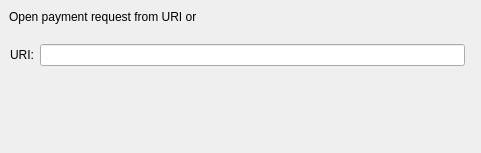
<?xml version="1.0" encoding="UTF-8"?>
<ui version="4.0">
 <class>OpenURIDialog</class>
 <widget class="QDialog" name="OpenURIDialog">
  <property name="geometry">
   <rect>
    <x>0</x>
    <y>0</y>
    <width>481</width>
    <height>153</height>
   </rect>
  </property>
  <property name="windowTitle">
   <string>Open URI</string>
  </property>
  <widget class="QLabel" name="label_2">
   <property name="geometry">
    <rect>
     <x>9</x>
     <y>9</y>
     <width>187</width>
     <height>16</height>
    </rect>
   </property>
   <property name="text">
    <string>Open payment request from URI or file</string>
   </property>
  </widget>
  <widget class="QWidget" name="layoutWidget">
   <property name="geometry">
    <rect>
     <x>10</x>
     <y>40</y>
     <width>461</width>
     <height>31</height>
    </rect>
   </property>
   <layout class="QHBoxLayout" name="horizontalLayout">
    <item>
     <widget class="QLabel" name="label">
      <property name="sizePolicy">
       <sizepolicy hsizetype="Minimum" vsizetype="Fixed">
        <horstretch>0</horstretch>
        <verstretch>0</verstretch>
       </sizepolicy>
      </property>
      <property name="text">
       <string>URI:</string>
      </property>
     </widget>
    </item>
    <item>
     <widget class="QValidatedLineEdit" name="uriEdit"/>
    </item>
    <item>
     <widget class="QtMaterialFlatButton" name="selectFileButton" native="true">
      <property name="sizePolicy">
       <sizepolicy hsizetype="Minimum" vsizetype="Fixed">
        <horstretch>0</horstretch>
        <verstretch>0</verstretch>
       </sizepolicy>
      </property>
      <property name="toolTip">
       <string>Select payment request file</string>
      </property>
      <property name="text" stdset="0">
       <string notr="true">...</string>
      </property>
      <property name="autoDefault" stdset="0">
       <bool>false</bool>
      </property>
     </widget>
    </item>
   </layout>
  </widget>
  <widget class="QWidget" name="horizontalLayoutWidget">
   <property name="geometry">
    <rect>
     <x>10</x>
     <y>100</y>
     <width>461</width>
     <height>29</height>
    </rect>
   </property>
   <layout class="QHBoxLayout" name="horizontalLayout_2">
    <item>
     <spacer name="horizontalSpacer">
      <property name="orientation">
       <enum>Qt::Horizontal</enum>
      </property>
      <property name="sizeHint" stdset="0">
       <size>
        <width>40</width>
        <height>20</height>
       </size>
      </property>
     </spacer>
    </item>
    <item>
     <widget class="QtMaterialFlatButton" name="acceptButton" native="true">
      <property name="sizePolicy">
       <sizepolicy hsizetype="Minimum" vsizetype="Fixed">
        <horstretch>0</horstretch>
        <verstretch>0</verstretch>
       </sizepolicy>
      </property>
      <property name="toolTip">
       <string>Try to manually submit a Obfuscation request.</string>
      </property>
      <property name="text" stdset="0">
       <string>OK</string>
      </property>
     </widget>
    </item>
    <item>
     <widget class="QtMaterialFlatButton" name="cancelButton" native="true">
      <property name="sizePolicy">
       <sizepolicy hsizetype="Minimum" vsizetype="Fixed">
        <horstretch>0</horstretch>
        <verstretch>0</verstretch>
       </sizepolicy>
      </property>
      <property name="toolTip">
       <string>Try to manually submit a Obfuscation request.</string>
      </property>
      <property name="text" stdset="0">
       <string>Cancel</string>
      </property>
     </widget>
    </item>
   </layout>
  </widget>
 </widget>
 <customwidgets>
  <customwidget>
   <class>QtMaterialFlatButton</class>
   <extends>QWidget</extends>
   <header>qtmaterialflatbutton.h</header>
  </customwidget>
  <customwidget>
   <class>QValidatedLineEdit</class>
   <extends>QLineEdit</extends>
   <header>qvalidatedlineedit.h</header>
  </customwidget>
 </customwidgets>
 <resources/>
 <connections/>
</ui>
